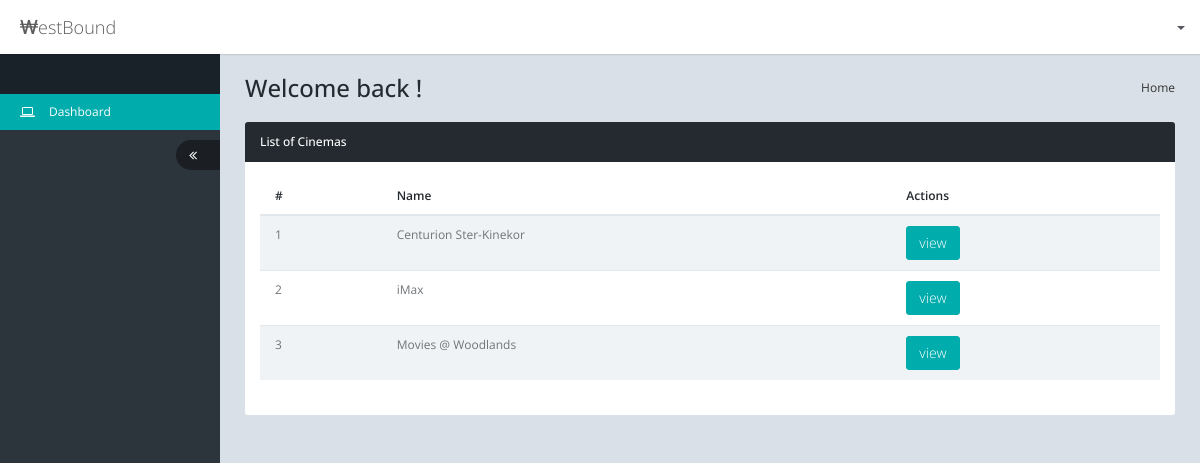
The app's page /admin/index.php with its own data.
### tables this page shows
CREATE TABLE IF NOT EXISTS `tbl_cinemas` (
  `id` int(2) unsigned NOT NULL AUTO_INCREMENT,
  `name` varchar(100) NOT NULL,
  CONSTRAINT pk_cinemas_id PRIMARY KEY (`id`)
);

### control/class.db.php (called while the page is built, shortened)
<?php
  class DB {
    private $db;
    private static $instance;
    private function __construct() {
      $this->db = new mysqli("localhost", "root", "", "westbound_demo");
    }
    public static function getInstance() {
      if(!self::$instance)
        self::$instance = new self();
      return self::$instance;
    }
    public function select($table, array $columns){
      $columns=implode(",",$columns);
      $result=$this->db->query("SELECT $columns FROM $table");
      return $result->fetch_all(MYSQLI_ASSOC);
    }
  }
?>

### admin/index.php (the view, shortened to what this page needs)
<?php
	require '../control/class.app.php';
	$app = new App();
?>
<!DOCTYPE html>
<html lang="en">
<head>
	<link href="../assets/plugins/jquery-ui-1.10.4/themes/base/minified/jquery-ui.min.css" rel="stylesheet" />
	<link href="../assets/plugins/bootstrap-3.2.0/css/bootstrap.min.css" rel="stylesheet" />
	<link href="../assets/plugins/font-awesome-4.2.0/css/font-awesome.min.css" rel="stylesheet" />
	<link href="../assets/css/animate.min.css" rel="stylesheet" />
	<link href="../assets/css/style.min.css" rel="stylesheet" />
	<link href="../assets/css/style-responsive.min.css" rel="stylesheet" />
	<link href="../assets/css/default.css" rel="stylesheet" />
</head>
<body>
	<div id="page-container" class="fade page-sidebar-fixed page-header-fixed">
		<?php $app->header(); ?>
		<?php $app->sidebar(array ("main"=>"dashboard", "sub"=>"")); ?>
		<div id="content" class="content">
			<ol class="breadcrumb pull-right">
				<li class="active"><a href="javascript:;">Home</a></li>
			</ol>
			<h1 class="page-header">Welcome back <?php echo $_SESSION['current_user']['first_name']; ?>!</h1>
			<div class="row">
			    <div class="col-md-12">
                    <div class="panel panel-inverse">
                        <div class="panel-heading">
                            <h4 class="panel-title">List of Cinemas</h4>
                        </div>
                        <div class="panel-body">
                            <table class="table table-striped">
                                <thead>
                                    <tr>
                                        <th>#</th>
                                        <th>Name</th>
                                        <th>Actions</th>
                                    </tr>
                                </thead>
                                <tbody>
                                    <?php
                                    	$cinemas = $app->get_cinemas();
                                    	for ($i=0; $i < count($cinemas); $i++) {
                                    		echo '<tr>';
                                    		echo '<td>'.$cinemas[$i]["id"].'</td>';
                                    		echo '<td>'.$cinemas[$i]["name"].'</td>';
                                    		echo '<td class="actions"><a href="view_cinema.php?id='.$cinemas[$i]["id"].'" class="btn btn-success">view</a></td>';
                                    		echo '</tr>';
                                    	}
                                    ?>
                                </tbody>
                            </table>
                        </div>
                    </div>
			    </div>
			</div>
		</div>
	</div>
</body>
</html>

### records on screen
tbl_cinemas: id "1", name "Centurion Ster-Kinekor"
tbl_cinemas: id "2", name "iMax"
tbl_cinemas: id "3", name "Movies @ Woodlands"
